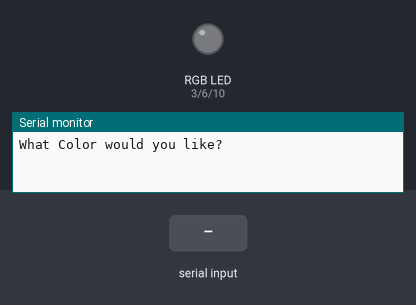
Simulated run of this sketch. Board: Arduino Uno, built with avr-gcc and run on an emulated ATmega328P. Shown: an RGB LED mixed from three pins (HIGH = lit), the last lines printed to the serial monitor. The inputs (shaded band) are chosen by the test bench.

Above: at 1.2 s.
1.3 s: "red" received over Serial
At 2.7 s:
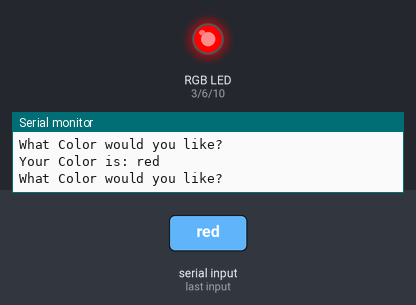
3.8 s: "green" received over Serial
At 5.9 s:
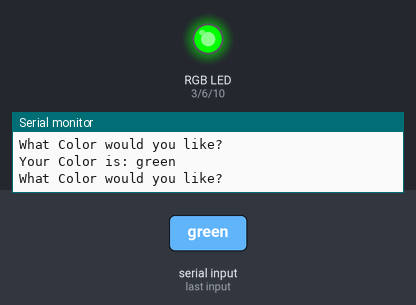
6.3 s: "blue" received over Serial
At 7.7 s:
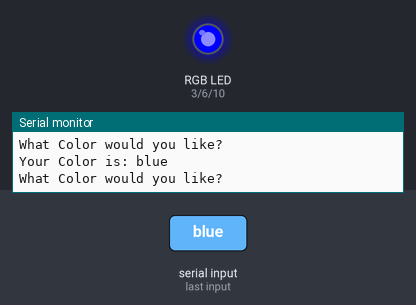
8.8 s: "aqua" received over Serial
At 10.9 s:
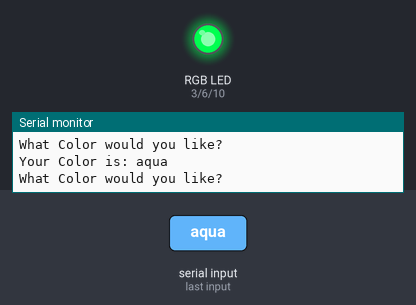
11.3 s: "cyan" received over Serial
At 12.7 s:
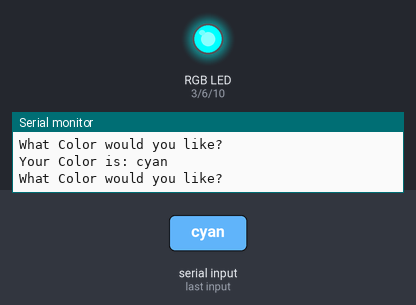
13.8 s: "yellow" received over Serial
At 15.9 s:
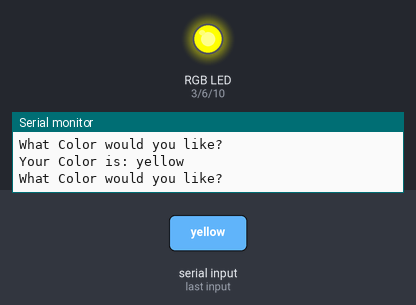
Timing chart, 0 to 17.3 s (numbered marks = the images above; inputs shaded):
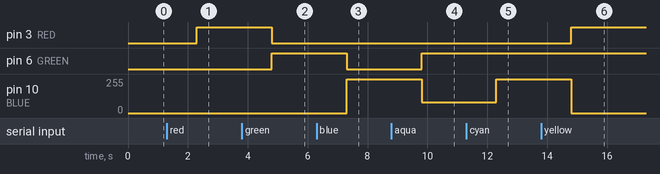

Measured:
- after the input at 1.3 s, pin 3 (RED): LOW → HIGH after 1.0 s
- after the input at 3.8 s, pin 3 (RED): HIGH → LOW after 1.0 s; pin 6 (GREEN): LOW → HIGH after 1.0 s
- after the input at 6.3 s, pin 6 (GREEN): HIGH → LOW after 1.0 s; pin 10 (BLUE): 0/255 → 255/255 after 1.0 s
- after the input at 8.8 s, pin 6 (GREEN): LOW → HIGH after 1.0 s; pin 10 (BLUE): 255/255 → 80/255 after 1.0 s
- after the input at 11.3 s, pin 10 (BLUE): 80/255 → 255/255 after 1.0 s
- after the input at 13.8 s, pin 3 (RED): LOW → HIGH after 1.0 s; pin 10 (BLUE): 255/255 → 0/255 after 1.0 s

The sketch:

Lesson_20_-_Understanding_RGB_LEDs.ino
```cpp
//Declaring Variables
int RED = 3;
int GREEN = 6;
int BLUE = 10;
String MY_COLOR;
String MESSAGE = "What Color would you like? ";
String OUTPUT_MESSAGE = "Your Color is: ";


void setup() {
  //Starting Serial Monitor
  Serial.begin(9600);
  //Starting LEDs
  pinMode(RED, OUTPUT);
  pinMode(GREEN, OUTPUT);
  pinMode(BLUE, OUTPUT);
}

void loop() {
  //Printing Message
  Serial.println(MESSAGE);

  //Waiting for user input
  while (Serial.available() == 0){
  }

//Reading user input
MY_COLOR = Serial.readString();

//If user inputs "off", LED will turn off
if (MY_COLOR == "off"){
  digitalWrite(RED, LOW);
  digitalWrite(GREEN, LOW);
  digitalWrite(BLUE, LOW);
}

//If user inputs "red", LED will turn red
if (MY_COLOR == "red"){
  digitalWrite(RED, HIGH);
  digitalWrite(GREEN, LOW);
  digitalWrite(BLUE, LOW);
}

//If user inputs "green", LED will turn green
if (MY_COLOR == "green"){
  digitalWrite(RED, LOW);
  digitalWrite(GREEN, HIGH);
  digitalWrite(BLUE, LOW);
}

//If user inputs "blue", LED will turn blue
if (MY_COLOR == "blue"){
  digitalWrite(RED, LOW);
  digitalWrite(GREEN, LOW);
  digitalWrite(BLUE, HIGH);
}

//If user inputs "aqua", LED will turn aqua
if (MY_COLOR == "aqua"){
  digitalWrite(RED, LOW);
  analogWrite(GREEN, 255);
  analogWrite(BLUE, 80);
}

//If user inputs "cyan", LED will turn cyan
if (MY_COLOR == "cyan"){
  digitalWrite(RED, LOW);
  analogWrite(GREEN, 255);
  analogWrite(BLUE, 255);
}

//If user inputs "yellow", LED will turn yellow
if (MY_COLOR == "yellow"){
  digitalWrite(RED, 255);
  analogWrite(GREEN, 255);
  analogWrite(BLUE, LOW);
}

//If user inputs "magenta", LED will turn magenta
if (MY_COLOR == "magenta"){
  digitalWrite(RED, 255);
  analogWrite(GREEN, LOW);
  analogWrite(BLUE, 255);
}

//If user inputs "orange", LED will turn orange
if (MY_COLOR == "orange"){
  digitalWrite(RED, 255);
  analogWrite(GREEN, 80);
  analogWrite(BLUE, LOW);
}

//If user inputs "fuchsia", LED will turn fuchsia
if (MY_COLOR == "fuchsia"){
  digitalWrite(RED, 240);
  analogWrite(GREEN, 130);
  analogWrite(BLUE, 225);
}

//Printing Output and Color Messages
Serial.print(OUTPUT_MESSAGE);
Serial.println(MY_COLOR);
}
```
